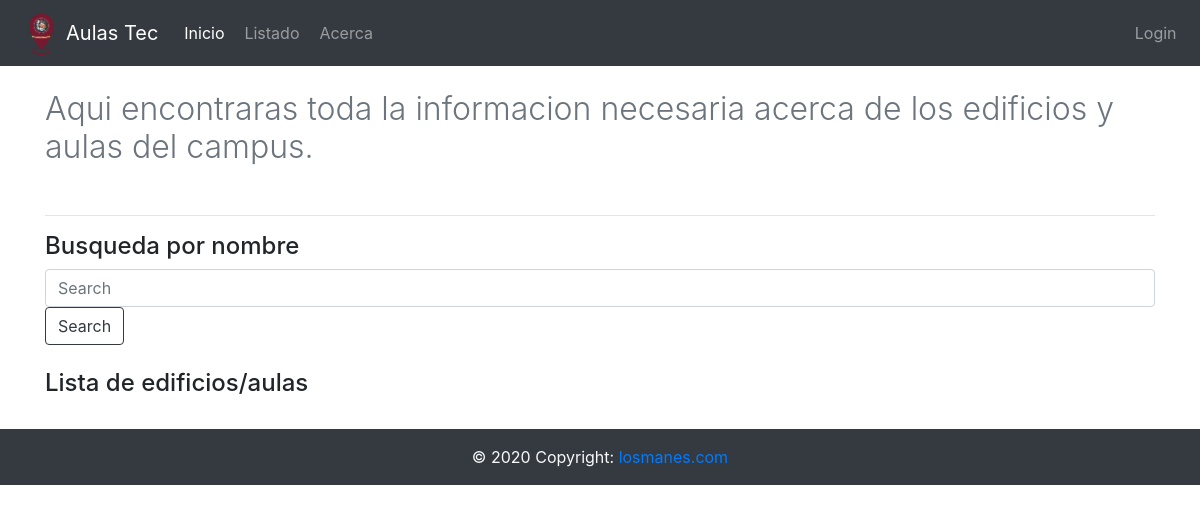
Page /listado on the earlier database version.
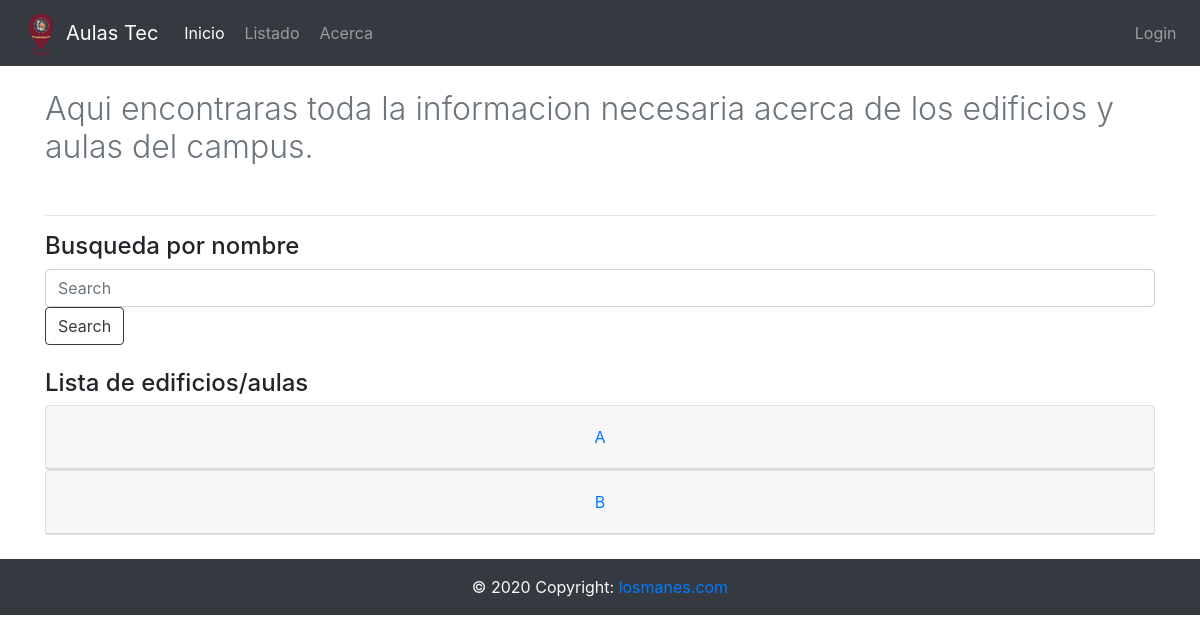
Same page on the later database version.
### AulasTec/models.py (models this page shows, shortened)
class Edificio(models.Model):
	nombre = models.CharField(max_length=5, null=False, unique=True)
	especialidad = models.CharField(max_length=100, null=True)
	descripcion = models.CharField(max_length=200, null=True)
	numAulas = models.IntegerField()
	numPisos = models.IntegerField()
	created_at = models.DateTimeField(auto_now_add=True)
	updated_at = models.DateTimeField(auto_now_add=True)

### AulasTec/views.py (the view)
# urls.py: path("listado", views.listado, name="listado"),
def listado(request):
    edificios = Edificio.objects.all()
    aulas = Aula.objects.all()
    return render(request, "aulas/listado.html", {
        "edificios": edificios,
        "aulas": aulas
    })

### AulasTec/templates/aulas/listado.html (shortened to what this page needs)
{% extends "aulas/layout.html" %}
{% block body %}
<br>
<div class="container">
    <h2 class="text-muted font-weight-light">Aqui encontraras toda la informacion necesaria acerca de los edificios y aulas del campus.</h2>
    <br><hr>
    <h4>Busqueda por nombre</h4>
        <input id="texto" class="form-control mr-sm-4" placeholder="Search">
        <button class="btn btn-outline-dark my-2 my-sm-0" onclick="buscar()">Search</button>
    <br>
    <br>
    <h4>Lista de edificios/aulas</h4>
    <div id="content-table">
      {% for edificio in edificios %}
      <div id="accordion">
        <div class="card text-center">
          <div class="card-header" id="headingOne">
            <h5 class="mb-0">
              <button class="btn btn-link" data-toggle="collapse" data-target="#collapseOne{{ edificio.nombre }}" aria-expanded="true" aria-controls="collapseOne{{ edificio.nombre }}">
                {{ edificio.nombre }}
              </button>
            </h5>
          </div>
        </div>
      </div>
    {% endfor %}
    </div>
</div>
<br>
{% endblock %}

Differences in the rows shown:
added Edificio: nombre "A"
added Edificio: nombre "B"
